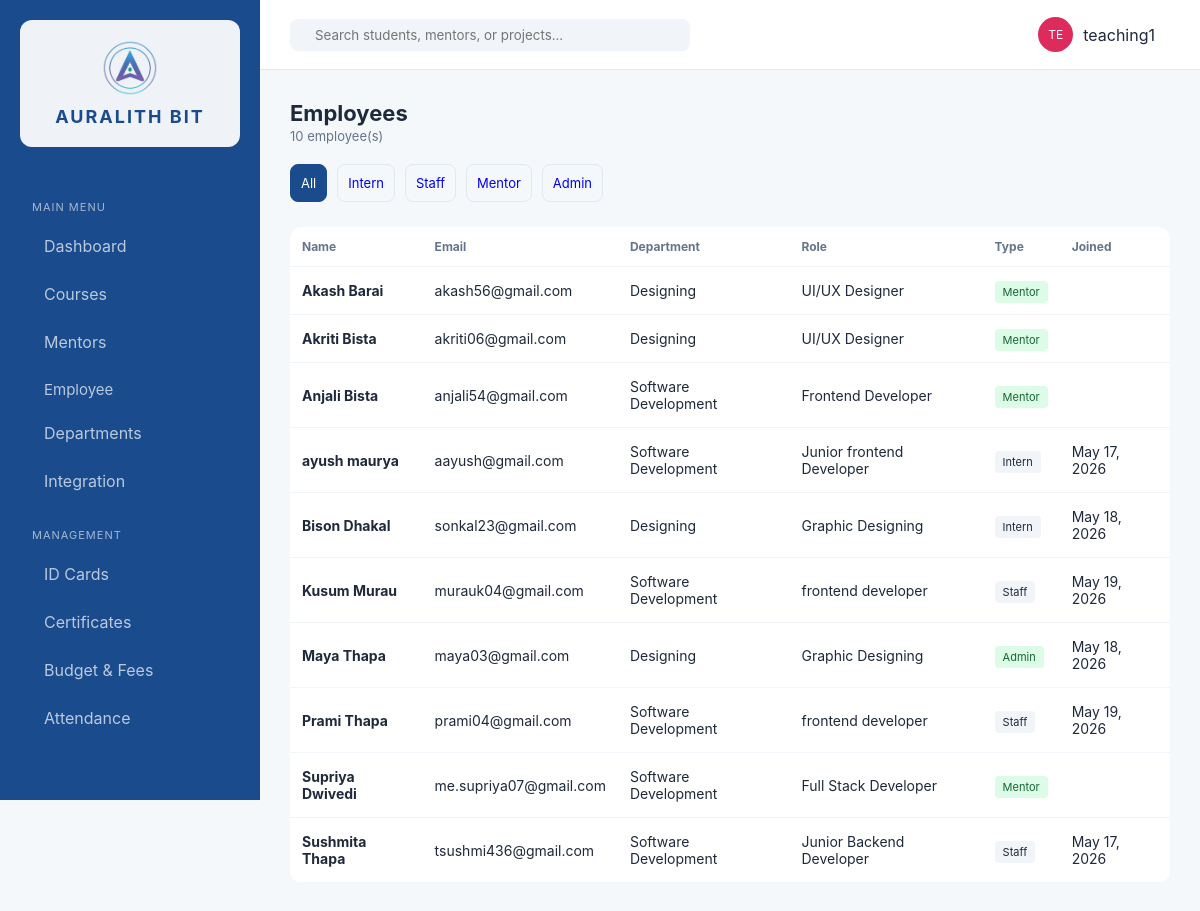
Screenshot of /employees/ (signed in) with the database file from the repository.
### erp_app/models.py (models this page shows, shortened)
class Mentor(models.Model):
    name = models.CharField(max_length=200)
    email = models.EmailField(unique=True)
    specialization = models.CharField(max_length=200)
    bio = models.TextField(blank=True)
    department = models.ForeignKey('Department', on_delete=models.SET_NULL, null=True, blank=True)
    joined_date = models.DateField(null=True, blank=True)
    class Meta:
        ordering = ['name']

class Department(models.Model):
    name = models.CharField(max_length=200, unique=True)
    description = models.TextField(blank=True)
    class Meta:
        ordering = ['name']

class Employee(models.Model):
    EMPLOYEE_TYPES = [
        ('intern', 'Intern'),
        ('staff', 'Staff'),
        ('mentor', 'Mentor'),
        ('admin', 'Admin'),
    ]
    name = models.CharField(max_length=200)
    email = models.EmailField(unique=True)
    department = models.ForeignKey(Department, on_delete=models.SET_NULL, null=True, blank=True)
    role = models.CharField(max_length=200, blank=True)
    employee_type = models.CharField(max_length=20, choices=EMPLOYEE_TYPES, default='staff')
    joined_date = models.DateField(default=datetime.date.today)
    class Meta:
        ordering = ['name']

### erp_app/views.py (the view)
# urls.py: path('employees/', views.employees, name='employees'),
@login_required
def employees(request):
    employee_type = request.GET.get('type', '')
    emp_list = list(Employee.objects.select_related('department').all())
    mentor_rows = [_MentorRow(m) for m in Mentor.objects.annotate(course_count=Count('course')).all()]
    if employee_type:
        if employee_type == 'mentor':
            combined = mentor_rows
        else:
            combined = [e for e in emp_list if e.employee_type == employee_type]
    else:
        combined = sorted(emp_list + mentor_rows, key=lambda e: e.name.lower())
    context = {
        'employees': combined,
        'types': Employee.EMPLOYEE_TYPES,
        'current_type': employee_type,
        'is_admin': has_role(request.user, SUPER_ADMIN, NORMAL_STAFF),
    }
    return render(request, 'erp_app/employees.html', context)

### erp_app/roles.py (called while the page is built)
def get_user_roles(user):
    if not user.is_authenticated:
        return []
    roles = set()
    if user.is_superuser:
        roles.add(SUPER_ADMIN)
    for group in user.groups.all():
        roles.add(group.name)
    if hasattr(user, 'student_profile') and user.student_profile:
        roles.add(STUDENT)
    return list(roles)

def has_role(user, *roles):
    user_roles = get_user_roles(user)
    return any(r in user_roles for r in roles)

### erp_app/views.py (called while the page is built)
    def get_employee_type_display(self):
        return 'Mentor'

### erp_app/templates/erp_app/employees.html (shortened to what this page needs)
{% extends 'erp_app/base.html' %}
{% block content %}
<header class="top-nav" style="position:static;padding:0 0 20px 0;border-bottom:none;height:auto;background:transparent;">
    <div class="header-info">
        <h1>Employees</h1>
        <p>{{ employees|length }} employee(s)</p>
    </div>
</header>
<div style="display:flex;gap:10px;margin-bottom:25px;flex-wrap:wrap;">
    <a href="{% url 'employees' %}" class="btn-outline" style="text-decoration:none;{% if not current_type %}background:var(--auralith-blue);color:white;border-color:var(--auralith-blue);{% endif %}">All</a>
    {% for type_key, type_label in types %}
    <a href="{% url 'employees' %}?type={{ type_key }}" class="btn-outline" style="text-decoration:none;">{{ type_label }}</a>
    {% endfor %}
</div>
<div class="data-card" style="overflow-x:auto;padding:0;">
    <table>
        <thead>
            <tr>
                <th>Name</th>
                <th>Email</th>
                <th>Department</th>
                <th>Role</th>
                <th>Type</th>
                <th>Joined</th>
            </tr>
        </thead>
        <tbody>
            {% for emp in employees %}
            <tr>
                <td><strong>{{ emp.name }}</strong></td>
                <td>{{ emp.email }}</td>
                <td>{{ emp.department.name|default:"—" }}</td>
                <td>{{ emp.role|default:"—" }}</td>
                <td><span class="tag {% if emp.employee_type == 'mentor' or emp.employee_type == 'admin' %}live{% endif %}">{{ emp.get_employee_type_display }}</span></td>
                <td>{{ emp.joined_date|date:"M d, Y" }}</td>
            </tr>
            {% empty %}
            <tr><td colspan="6" style="text-align:center;color:#94a3b8;">No employees found.</td></tr>
            {% endfor %}
        </tbody>
    </table>
</div>
{% endblock %}

### erp_app/templates/erp_app/base.html (shortened to what this page needs)
<!DOCTYPE html>
{% load static %}
<html lang="en">
<head>
    <link rel="stylesheet" href="{% static 'erp_app/css/style.css' %}">
</head>
<body>
    <div class="app-container">
        <aside class="sidebar">
            <div class="brand">
                <img src="{% static 'erp_app/images/AURALITH_logo.png' %}" alt="Auralith Bit Logo" class="sidebar-logo" width="56" height="56">
                <h2>AURALITH BIT</h2>
            </div>
            <nav>
                <p class="nav-label">Main Menu</p>
                <a href="{% url 'dashboard' %}" {% if request.resolver_match.url_name == 'dashboard' %}class="active"{% endif %}> Dashboard</a>
                {% if is_any_staff or is_student or is_intern %}
                <a href="{% url 'courses' %}" {% if request.resolver_match.url_name == 'courses' %}class="active"{% endif %}> Courses</a>
                {% endif %}
                {% if is_teaching_staff or is_super_admin or is_intern or is_student %}
                <a href="{% url 'mentors' %}" {% if request.resolver_match.url_name == 'mentors' %}class="active"{% endif %}> Mentors</a>
                {% endif %}
                {% if is_any_staff or is_intern %}
                <div class="dropdown">
                    <button class="dropdown-btn">
                        <span> Employee</span>
                    </button>
                </div>
                {% endif %}
                {% if is_normal_staff or is_super_admin or is_teaching_staff %}
                <a href="{% url 'departments' %}" {% if request.resolver_match.url_name == 'departments' %}class="active"{% endif %}> Departments</a>
                {% endif %}
                {% if is_any_staff %}
                <a href="{% url 'integration' %}" {% if request.resolver_match.url_name == 'integration' %}class="active"{% endif %}> Integration</a>
                {% endif %}
                <p class="nav-label">Management</p>
                {% if is_normal_staff or is_super_admin or is_teaching_staff %}
                <a href="{% url 'id_generation' %}" {% if request.resolver_match.url_name == 'id_generation' %}class="active"{% endif %}> ID Cards</a>
                {% endif %}
                {% if is_any_staff or is_student or is_intern %}
                <a href="{% url 'certificates' %}" > Certificates</a>
                {% endif %}
                {% if is_normal_staff or is_super_admin or is_teaching_staff %}
                <a href="{% url 'budget_fees' %}" {% if request.resolver_match.url_name == 'budget_fees' %}class="active"{% endif %}> Budget & Fees</a>
                {% endif %}
                {% if is_teaching_staff or is_super_admin %}
                <a href="{% url 'attendance' %}" {% if request.resolver_match.url_name == 'attendance' %}class="active"{% endif %}> Attendance</a>
                {% endif %}
            </nav>
        </aside>
        <main class="workspace">
            <header class="top-nav">
                <form class="search-box" method="get" action="{% url 'search' %}" autocomplete="off">
                    <input type="text" name="q" id="globalSearch" placeholder="Search students, mentors, or projects..." value="{{ request.GET.q|default_if_none:'' }}" autocomplete="off">
                </form>
                <div class="user-profile" style="position:relative;display:flex;align-items:center;gap:10px;">
                    <div class="avatar">{{ user_initials }}</div>
                    <span>{{ request.user.get_full_name|default:request.user.username }}</span>
                </div>
            </header>
            <div class="content">
                {% block content %}{% endblock %}
            </div>
        </main>
    </div>
</body>
</html>

### erp_app/static/erp_app/css/style.css (style rules this page uses)
:root { --auralith-blue: #1A4B8D; --auralith-light: #F4F8FB; --accent: #DE2B5D; --text-dark: #1E293B; --text-muted: #64748B; --sidebar-w: 260px; --bg: #F4F8FB; --surface: #FFFFFF; --surface-alt: #FFFFFF; --panel-border: #E2E8F0; --topnav-bg: #FFFFFF; --search-bg: #F1F5F9; }
* { margin: 0; padding: 0; box-sizing: border-box; font-family: 'Inter', sans-serif; }
body { background: var(--bg); color: var(--text-dark); }
.app-container { display: flex; min-height: 100vh; }
.sidebar { width: var(--sidebar-w); background: var(--auralith-blue); color: white; padding: 20px; position: fixed; height: 100vh; overflow-y: auto; left: 0; top: 0; display: flex; flex-direction: column; }
nav { flex: 1; }
.nav-label { font-size: 11px; text-transform: uppercase; opacity: 0.5; margin: 20px 0 10px; }
nav a { display: flex; align-items: center; gap: 12px; color: rgba(255,255,255,0.7); text-decoration: none; padding: 12px; border-radius: 8px; margin-bottom: 4px; transition: 0.3s; }
.workspace { flex: 1; display: flex; flex-direction: column; margin-left: var(--sidebar-w); }
.top-nav { height: 70px; background: var(--topnav-bg); display: flex; justify-content: space-between; align-items: center; padding: 0 30px; border-bottom: 1px solid var(--panel-border); }
.search-box { display: flex; align-items: center; background: var(--search-bg); padding: 8px 15px; border-radius: 8px; width: 400px; }
.search-box input { border: none; background: transparent; outline: none; margin-left: 10px; width: 100%; }
.user-profile { display: flex; align-items: center; gap: 15px; }
.avatar { background: var(--accent); color: white; width: 35px; height: 35px; border-radius: 50%; display: flex; align-items: center; justify-content: center; font-size: 12px; }
.content { padding: 30px; animation: contentFadeIn 0.25s ease-out; }
.data-card { background: var(--surface); border-radius: 12px; padding: 20px; animation: cardFadeIn 0.35s ease-out both; }
table { width: 100%; border-collapse: collapse; }
th { text-align: left; padding: 12px; font-size: 12px; color: #64748B; border-bottom: 1px solid #F1F5F9; }
td { padding: 15px 12px; font-size: 14px; border-bottom: 1px solid #F1F5F9; }
tbody tr { animation: rowFadeIn 0.3s ease-out both; }
tbody tr:nth-child(1) { animation-delay: 0.02s; }
tbody tr:nth-child(2) { animation-delay: 0.04s; }
tbody tr:nth-child(3) { animation-delay: 0.06s; }
tbody tr:nth-child(4) { animation-delay: 0.08s; }
tbody tr:nth-child(5) { animation-delay: 0.10s; }
tbody tr:nth-child(6) { animation-delay: 0.12s; }
tbody tr:nth-child(7) { animation-delay: 0.14s; }
tbody tr:nth-child(8) { animation-delay: 0.16s; }
tbody tr:nth-child(9) { animation-delay: 0.18s; }
tbody tr:nth-child(10) { animation-delay: 0.20s; }
.tag { padding: 4px 8px; border-radius: 4px; font-size: 11px; background: #F1F5F9; }
.tag.live { background: #DCFCE7; color: #166534; }
.btn-outline { background: transparent; border: 1px solid #e2e8f0; padding: 10px; border-radius: 8px; cursor: pointer; font-size: 13px; transition: 0.3s; }
.nav-label { font-size: 11px; text-transform: uppercase; opacity: 0.6; margin: 25px 0 10px 12px; letter-spacing: 1px; }
.dropdown { width: 100%; }
.dropdown-btn { width: 100%; display: flex; align-items: center; justify-content: space-between; background: transparent; border: none; color: rgba(255,255,255,0.7); padding: 12px; border-radius: 8px; cursor: pointer; font-size: 15px; transition: 0.3s; }
.dropdown-btn span { display: flex; align-items: center; gap: 12px; }
.brand { display: flex; flex-direction: column; align-items: center; justify-content: center; gap: 10px; margin: 0 0 28px; padding: 20px 28px; background: rgba(255,255,255,0.93); border-radius: 12px; text-align: center; }
.sidebar-logo { width: 56px; height: auto; object-fit: contain; border-radius: 8px; }
.brand h2 { font-size: 18px; color: var(--auralith-blue); letter-spacing: 2px; white-space: nowrap; }
.header-info h1 { font-size: 22px; margin: 0; }
.header-info p { font-size: 13px; color: #64748B; margin: 2px 0 0; }

### rows the page displays
Mentor: name "Akash Barai", email "akash56@gmail.com", role "UI/UX Designer"
Department: department.name "Designing" "Designing"
Mentor: name "Akriti Bista", email "akriti06@gmail.com", role "UI/UX Designer"
Mentor: name "Anjali Bista", email "anjali54@gmail.com", role "Frontend Developer"
Department: department.name "Software Development" "Software Development"
Employee: name "ayush maurya", email "aayush@gmail.com", department.name "Software Development", role "Junior frontend Developer", employee_type "Intern", joined_date "May 17, 2026"
Employee: name "Bison Dhakal", email "sonkal23@gmail.com", department.name "Designing", role "Graphic Designing", employee_type "Intern", joined_date "May 18, 2026"
Employee: name "Kusum Murau", email "murauk04@gmail.com", department.name "Software Development", role "frontend developer", employee_type "Staff", joined_date "May 19, 2026"
Employee: name "Maya Thapa", email "maya03@gmail.com", department.name "Designing", role "Graphic Designing", employee_type "Admin", joined_date "May 18, 2026"
Employee: name "Prami Thapa", email "prami04@gmail.com", department.name "Software Development", role "frontend developer", employee_type "Staff", joined_date "May 19, 2026"
Mentor: name "Supriya Dwivedi", email "me.supriya07@gmail.com", role "Full Stack Developer"
Employee: name "Sushmita Thapa", email "tsushmi436@gmail.com", department.name "Software Development", role "Junior Backend Developer", employee_type "Staff", joined_date "May 17, 2026"

### other values shown
{{ user_initials }} "TE"
{{ request.user.get_full_name|default:request.user.username }} "teaching1"
{{ employees|length }} "10"
{{ type_label }} "Intern" "Staff" "Mentor" "Admin"
{{ emp.get_employee_type_display }} "Mentor" "Mentor" "Mentor" "Mentor"
